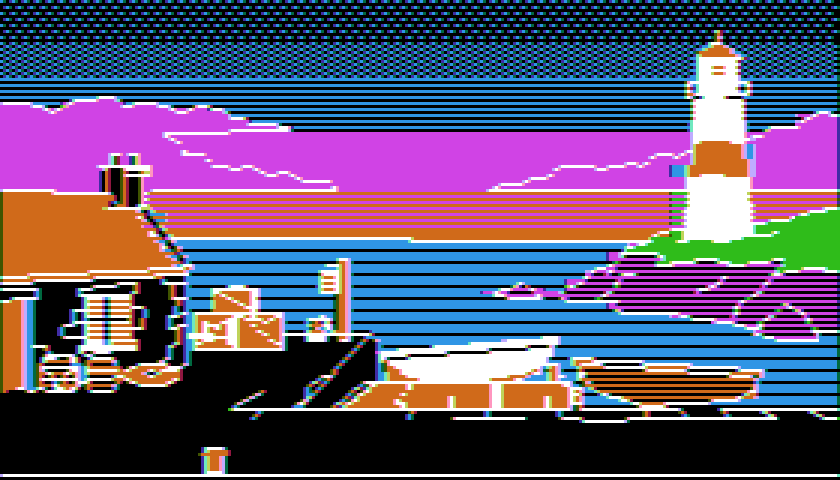
#> input picture styles/apple2-hires/assets/picture_fringe.png, 840 x 480 px
$ python -i gmetrics.py   (imports and definitions only)
#> lines starting #> are read from the running program, lines starting #| are printed output that depends on the picture
"""Messwerte für die Ortsserie bilderbuch-gouache (NumPy + Pillow, ohne SciPy). Alle Maße auf 1280x720-Bildern.

Farbraum Oklab (L 0..1); ΔE hier = euklidischer Oklab-Abstand × 100 (≈ gleiche Größenordnung wie ΔE76/2..1).

  layout_sim(a, b)      Layout-Kopie: Pearson-Korrelation der Graustufen (64x36) und der weichgezeichneten
                        Kantenbilder (Sobel-Betrag auf 320x180, dann 80x45)
  palette_de(a, b)      Palettenabstand: k-means (k = 12) in Oklab je Bild, jede Farbe zur nächsten Farbe des
                        anderen Bildes, nach Flächenanteil gewichtet, symmetrisch gemittelt; Mittel und Streuung
                        über 8 Seeds
  detail(img)           Gradientenenergie (mittlerer |∇L| ×100), Kantendichte (Anteil |∇L| > 0,03), Texturmaß
                        wie hintergrund-serie (mittlere Abweichung der 8-bit-Helligkeit vom 3-px-Weichzeichner)
  calm(img, rect)       Ruhe einer Fläche: Streuung von L, Gradientenenergie, Kantendichte, mittleres L
"""
import numpy as np
from PIL import Image, ImageFilter


def oklab(rgb_u8):
    c = np.asarray(rgb_u8, np.float64) / 255.0
    c = np.where(c <= 0.04045, c / 12.92, ((c + 0.055) / 1.055) ** 2.4)
    M1 = np.array([[0.4122214708, 0.5363325363, 0.0514459929],
                   [0.2119034982, 0.6806995451, 0.1073969566],
                   [0.0883024619, 0.2817188376, 0.6299787005]])
    M2 = np.array([[0.2104542553, 0.7936177850, -0.0040720468],
                   [1.9779984951, -2.4285922050, 0.4505937099],
                   [0.0259040371, 0.7827717662, -0.8086757660]])
    lms = np.cbrt(c @ M1.T)
    return lms @ M2.T


# [5 lines left out: function load, not called in this run]


def _z(x):
    x = x.astype(np.float64).ravel()
    return (x - x.mean()) / (x.std() + 1e-9)


# [6 lines left out: function _sobel, not called in this run]


def lum(img):
    return oklab(img)[..., 0]


# [56 lines left out: functions layout_sim, kmeans, palette, palette_de, mean_lab, not called in this run]


def detail(img):
    L = lum(img)
    g = _sobel(L)
    l8 = Image.fromarray(img).convert("L")
    a8 = np.asarray(l8, np.float64)
    b8 = np.asarray(l8.filter(ImageFilter.GaussianBlur(3)), np.float64)
    return {"grad_energy": round(float(g.mean()) * 100, 3),
            "edge_density": round(float((g > 0.03).mean()), 4),
            "texture_energy": round(float(np.abs(a8 - b8).mean()), 2)}


# [23 lines left out: functions calm, rel_lum, contrast, not called in this run]

>>> import cv2
>>> picture = cv2.imread('../../../apple2-hires/assets/picture_fringe.png', cv2.IMREAD_GRAYSCALE)
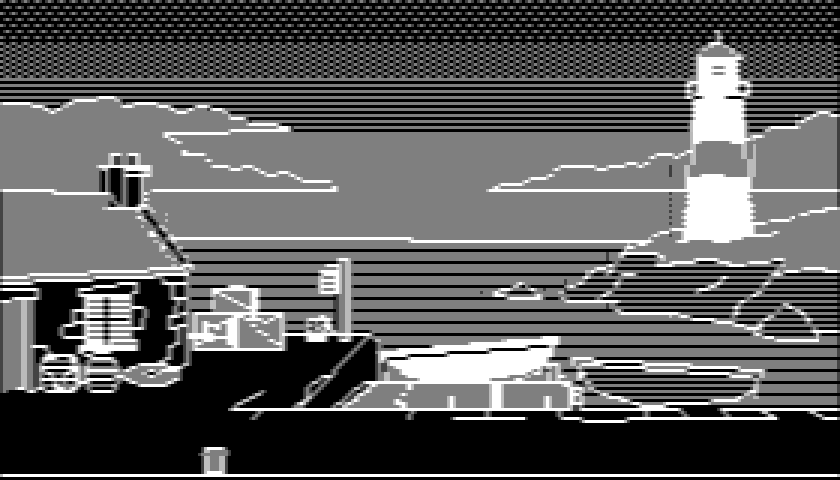
#> picture: shape (480, 840); min 0, max 255, mean 90.4
>>> result = detail(picture)
#> in oklab, `c = np.where(c <= 0.04045, c / 12.92, ((c + 0.055) / 1.055) ** 2.4)`:
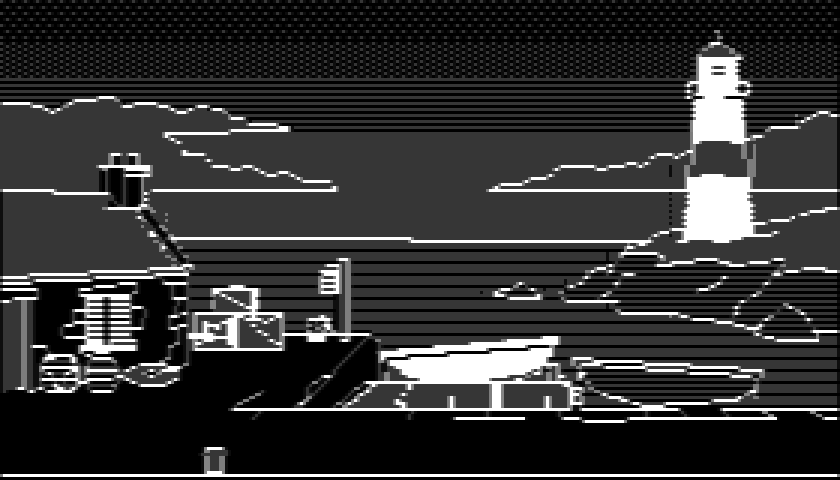
#> c: shape (480, 840) float64; min 0, max 1, mean 0.202
#> (the run stopped early here; a loop or call above may not have finished)
